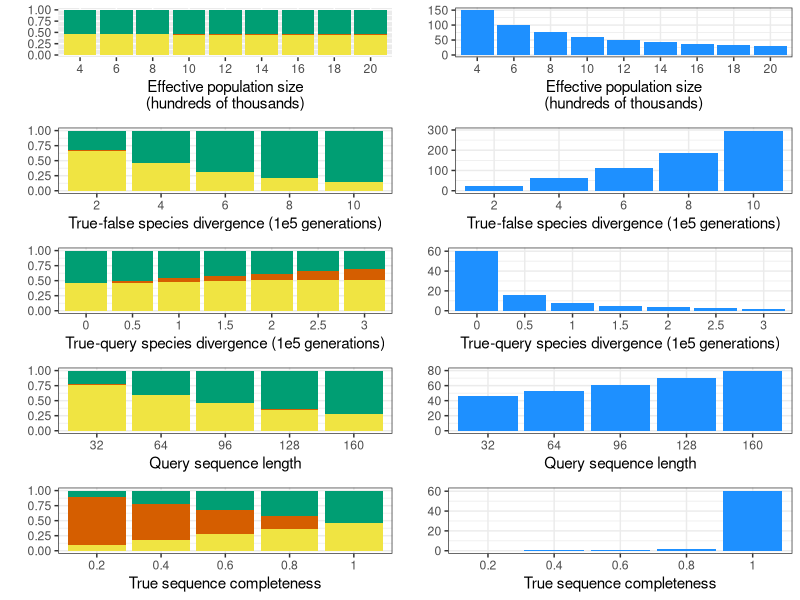

Reproduce this figure in R.
# R script associated with "A Theoretical Analysis of Taxonomic Binning Accuracy".
# Bianca De Sanctis, Feb 28 2022. bdd28@cam.ac.uk. 

# Section 1: Compute probabilities. The main function compute.prob() is defined on line 221. It takes as input N (effective population size), mu (mutation rate for the sequence per generation),  Ttf (true-false species divergence time), Tqt (true-query species divergence time), At, Af and Aq (ages of true, false and query sequences), rT and rF (completeness of true and false reference sequences), prob (the type of assignment probability: correct, incorrect or no), and protocol (either least-mismatch or exact-match), and it outputs the assignment probability.
# Section 2: Plotting the main figure for the paper. 

# 1. Defines functions to compute assignment probabilities.  ################

# Important usage notes: 
# (a) Scaling constant: The inside integral is very small, which means the calculation can be slow.
# To speed it up, I multiply by a scaling constant of 1e30 on the inside of the integral, and divide it out on the outside.
constant=1e30

# (b) For the least mismatch protocol, we want to sum to infinity, but these values will become negligible quickly.
# Here, I sum to a reasonably high value to be sufficiently accurate for all the parameters used in the paper.
# However, you may want to increase lmax if you have a high expected number of mutations per branch.
# Decreasing lmax, when reasonable, can also increase speed for the least-mismatch calculation. 
# You can easily test if lmax is sufficient for your parameter set by summing the least-mismatch probabilities for correct, incorrect and none, and seeing if they are sufficiently close to 1. 
lmax = 15

# (c) With very large N, the integration engine is prone to instability, probably due to extremely small integrands.
# This can be fixed easily by rescaling coalescent time.
# In particular, if one wanted results for a large population size (eg. N=1e6), they could input a smaller population size (eg. N=1e4), decrease times and ages, and increase the mutation rate by the same factor (eg. 100).

case1 = function(N,mu,Ttf,
                 Tqt=0,At=0,Af=0,Aq=0,
                 prob="correct",protocol="least-mismatch"){
  ### error catching
  if(! protocol %in% c("least-mismatch","exact-match")){print("error: specify an acceptable protocol")}
  if(! prob %in% c("correct","incorrect","no")){print("error: specify an acceptable prob")}
  
  case1inner = function(t1,t2){
    if(protocol == "least-mismatch"){
      # Theoretically, we want to sum this on l=k to inf, k=0 to infinity. 
      # But very quickly as we increase k, the values will be come negligible. So just go up to some number lmax which is sufficiently large.
      # l is for false species, k is for true
      lks = combn(0:lmax,2)
      if( prob == "correct" & protocol == "least-mismatch"){ # l > k
        ls = lks[2,]; ks = lks[1,]
      }
      if( prob == "no" & protocol == "least-mismatch"){ # l = k
        ls = ks = 0:lmax
      }
      if( prob == "incorrect" & protocol == "least-mismatch" ){ # l < k
        ls = lks[1,]; ks = lks[2,]
      }
      innersumfunc = function(l,k){
        mu^(l+k) * (2*t2 - t1-Af)^l * (t1-At)^k * exp(-mu*(2*t2-Af-At)) / (factorial(l)*factorial(k))
      }
      innersumfunc = Vectorize(innersumfunc)
      inner = rowSums(innersumfunc(ls,ks))
    }
    if(protocol == "exact-match"){
      if (prob=="correct"){
        inner = exp(-mu*(2*t1 - At - Aq)) *(1- exp(-mu*(2*t2-t1 - Af)))
      }
      if(prob =="incorrect"){
        inner = (1-exp(-mu*(t1 - At )))*exp(-mu*(2*t2 - Af - Aq))
      }
      if(prob=="no"){
        inner = 1 - exp(-mu*(2*t1 - At - Aq)) *(1- exp(-mu*(2*t2-t1 - Af))) - (1-exp(-mu*(t1 - At )))*exp(-mu*(2*t2 - Af - Aq))
      }
    }
    front = constant* exp(-(t1+t2)/(2*N)) # 1e30 avoids underflow errors
    return(inner*front)
  }
  
  F1 = function(t2) {
    fun <- function(t1) case1inner(t1,t2) 
    integrate(fun,Tqt,Ttf)$value
  }
  F1 = Vectorize(F1)
  answer = integrate(F1,Ttf,Inf)$value/constant # outer integral limits
  denominator = exp(-Ttf/(2*N)) * ( exp(-Tqt/(2*N)) - exp(-Ttf/(2*N))   ) * (2*N)^2 
  return(answer/denominator)
}

case2.1 = function(N,mu,Ttf,
                   Tqt=0,At=0,Af=0,Aq=0,
                   prob="correct",protocol="least-mismatch"){
  case2.1inner = function(t1,t2){
    if(protocol == "least-mismatch"){
      # l is for false species, k is for true
      lks = combn(0:lmax,2)
      if( prob == "correct" & protocol == "least-mismatch"){ # l > k
        ls = lks[2,]; ks = lks[1,]
      }
      if( prob == "no" & protocol == "least-mismatch"){ # l = k
        ls = ks = 0:lmax
      }
      if( prob == "incorrect" & protocol == "least-mismatch" ){ # l < k
        ls = lks[1,]; ks = lks[2,]
      }
      if( protocol == "least-mismatch"){
        innersumfunc = function(l,k){
          mu^(l+k) * (2*t2 - t1-Af)^l * (t1-At)^k * exp(-mu*(2*t2-Af-At)) / (factorial(l)*factorial(k))
        }
        innersumfunc = Vectorize(innersumfunc)
        inner = rowSums(innersumfunc(ls,ks))
      }
    }
    if(protocol == "exact-match"){
      if (prob=="correct"){
        inner = exp(-mu*2*t1) *(1- exp(-mu*(2*t2-t1)))
      }
      if(prob =="incorrect"){
        inner = (1-exp(-mu*t1))*exp(-mu*(2*t2))
      }
      if(prob=="no"){
        inner = 1 - exp(-mu*2*t1) *(1- exp(-mu*(2*t2-t1))) - (1-exp(-mu*t1))*exp(-mu*(2*t2))
      }
    }
    front = constant * exp((-t1-t2)/(2*N)) 
    return(inner*front)
  }
  F1 = function(t1) { # <- outer integral 
    fun <- function(t2) case2.1inner(t1,t2)  # <- inner integral 
    integrate(fun,t1,Inf)$value # inner integral limits
  }
  F1 = Vectorize(F1)
  answer = integrate(F1,Ttf,Inf,rel.tol=tol)$value/constant # outer integral limits
  denominator = (2*N)^2 * (1/2) * exp(-Ttf/N)#*exp(-Ttf/(2*N)) 
  return(answer/denominator)
}

case2.2 = function(N,mu,Ttf,
                   Tqt=0,At=0,Af=0,Aq=0,
                   prob="correct",protocol="least-mismatch"){
  case2.2inner = function(t1,t2){
    if(protocol == "least-mismatch"){
      lks = combn(0:lmax,2)
      if( prob == "correct" & protocol == "least-mismatch"){ # l > k
        ls = lks[2,]; ks = lks[1,]
      }
      if( prob == "no" & protocol == "least-mismatch"){ # l = k
        ls = ks = 0:lmax
      }
      if( prob == "incorrect" & protocol == "least-mismatch" ){ # l < k
        ls = lks[1,]; ks = lks[2,]
      }
      innersumfunc = function(l,k){
        # t1 is vectorized, so doing t1-t1+1 just gets it into the right dimensions
        (t1-t1+1) * mu^(l+k) * (t2-Af)^l * (t2-At)^k * exp(-mu*(2*t2-Af-At)) / (factorial(l)*factorial(k))
      }
      innersumfunc = Vectorize(innersumfunc)
      inner = rowSums(innersumfunc(ls,ks))
    }
    if(protocol == "exact-match"){
      if (prob=="correct"){
        inner = exp(-mu*(2*t1 - At - Aq)) *(1- exp(-mu*(t2 - Af)))
      }
      if(prob =="incorrect"){
        inner = exp(-mu*(2*t1 - Af - Aq)) * (1-exp(-mu*( t2 - At )))
      }
      if(prob=="no"){
        inner = 1 - exp(-mu*(2*t1 - At - Aq)) *(1- exp(-mu*(t2 - Af))) - exp(-mu*(2*t1 - Af - Aq)) * (1-exp(-mu*( t2 - At )))
      }
    }
    front = constant*  exp(-(t1+t2)/(2*N)) 
    return(inner*front)
  }
  F1 = function(t2) { # <- outer integral 
    fun <- function(t1) case2.2inner(t1,t2)  # <- inner integral  
    integrate(fun,t2,Inf)$value # inner integral limits
  }
  F1 = Vectorize(F1)
  answer = integrate(F1,Ttf,Inf,rel.tol=tol)$value/constant # outer integral limits
  denominator = (1/2) * exp(-Ttf/N)* (2*N)^2
  return(answer/denominator)
}

case2.3 = function(N,mu,Ttf,
                   Tqt=0,At=0,Af=0,Aq=0,
                   prob="correct",protocol="least-mismatch"){
  case2.3inner = function(t1,t3){
    if(protocol == "least-mismatch"){
      lks = combn(0:lmax,2)
      if( prob == "correct" & protocol == "least-mismatch"){ # l > k
        ls = lks[2,]; ks = lks[1,]
      }
      if( prob == "no" & protocol == "least-mismatch"){ # l = k
        ls = ks = 0:lmax
      }
      if( prob == "incorrect" & protocol == "least-mismatch" ){ # l < k
        ls = lks[1,]; ks = lks[2,]
      }
      innersumfunc = function(l,k){
        # the t1-t1+1 at the beginning is because t1 is vectorized, and this just gets it into the right dimensions
        mu^(l+k) * (t3-Af)^l * (2*t1-t3-At)^k * exp(-mu*(2*t1-Af-At)) / (factorial(l)*factorial(k))
      }
      innersumfunc = Vectorize(innersumfunc)
      inner = rowSums(innersumfunc(ls,ks))
    }
    
    if(protocol == "exact-match"){
      if (prob=="correct"){
        inner = exp(-mu*(2*t1 - At - Aq)) *(1- exp(-mu*(t3 - Af)))
      }
      if(prob =="incorrect"){
        inner = exp(-mu*(2*t3 - Af - Aq)) * (1-exp(-mu*(2*t1-t3 - At)))
      }
      if(prob=="no"){
        inner = 1 - exp(-mu*(2*t1 - At - Aq)) *(1- exp(-mu*(t3 - Af))) - 
          exp(-mu*(2*t3 - Af - Aq)) * (1-exp(-mu*(2*t1-t3 - At)))
      }
    }
    
    front = constant * exp(-(t1+t3)/(2*N)) 
    return(inner*front)
  }
  F1 = function(t3) { # <- outer integral 
    fun <- function(t1) case2.3inner(t1,t3)  # <- inner integral 
    integrate(fun,t3,Inf)$value # inner integral limits
  }
  F1 = Vectorize(F1)
  answer = integrate(F1,Ttf,Inf,rel.tol=tol)$value/constant # outer integral limits
  denominator = (1/2) * exp(-Ttf/N) *(2*N)^2
  return(answer/denominator)
}

compute.prob <- function(N,mu,Ttf,
                         Tqt=0,At=0,Af=0,Aq=0,rT=1,rF=1,
                         prob="correct",protocol="least-mismatch"){
  prob.case1 = (1-exp(-min(Ttf - Aq , Ttf - At)/(2*N))) 
  if(prob.case1 > 0.9999){
    # no need to compute case 2 (it's comparatively slow)
    out = case1(N,mu,Ttf,Tqt,At,Af,Aq,prob,protocol)
  }
  else{
    # need to compute case 2
    print("running case 2") 
    prob.case2 = 1-prob.case1
    out = prob.case1 * case1(N,mu,Ttf,Tqt,At,Af,Aq,prob,protocol) + 
      (1/3) * prob.case2 * ( case2.1(N,mu,Ttf,Tqt,At,Af,Aq,prob,protocol) + 
                               case2.2(N,mu,Ttf,Tqt,At,Af,Aq,prob,protocol) +
                               case2.3(N,mu,Ttf,Tqt,At,Af,Aq,prob,protocol) )
  }
  # account for representation here
  if(prob=="correct"){final = (rT * rF * out + rT*(1-rF)) / (1 - (1-rT)*(1-rF))}
  if(prob=="incorrect"){final = (rT * rF * out + rF*(1-rT)) / (1 - (1-rT)*(1-rF))}
  if(prob=="no"){final = (rT * rF * out) / (1 - (1-rT)*(1-rF))}
  return(final)
}

# Minimum example: 
# with pop size 10k, mutation rate 1e-8 per site, read length 100, true-false divergence 4e5 generations:
# compute.prob(N = 10000,mu = 1e-8*100,Ttf = 4e5)



# 2. Creates the main paper figure. #####

library(ggplot2)
library(gridExtra)

N.list = seq(from=4000,to=20000,by=2000) # effective pop size
Ttf.list = seq(from=2e5,to=10e5,by = 2e5) # in generations
k.list = c(32,64,96,128,160) # read length
rT.list=c(0.2,0.4,0.6,0.8,1) # completeness of true reference
Tqt.list = seq(from = 0, to = 3e5, by=5e4)  # in generations
mu.base = 1e-8 # per base per generation (multiply it by k later)

# base parameter choices
N.base = N.list[4] 
Ttf.base = Ttf.list[2]
k.base = k.list[3]
rT.base = rT.list[5]
Tqt.base = Tqt.list[1]

protocol.list = c("least-mismatch","exact-match")
assignment.list = c("correct","incorrect","no")
tempN = cbind(expand.grid(assignment.list,protocol.list,N.list,stringsAsFactors=FALSE),
              Ttf=Ttf.base,k=k.base,rT=rT.base,Tqt=Tqt.base,
              stringsAsFactors=FALSE)
tempTtf = cbind(expand.grid(assignment.list,protocol.list,Ttf.list,stringsAsFactors=FALSE),
                N=N.base,k=k.base,rT=rT.base,Tqt=Tqt.base,stringsAsFactors=FALSE)[,c(1,2,4,3,5,6,7)]
tempk = cbind(expand.grid(assignment.list,protocol.list,k.list,stringsAsFactors=FALSE),
              N=N.base,Ttf=Ttf.base,rT=rT.base,Tqt=Tqt.base,stringsAsFactors=FALSE)[,c(1,2,4,5,3,6,7)]
temprT = cbind(expand.grid(assignment.list,protocol.list,rT=rT.list,stringsAsFactors=FALSE),
               N=N.base,Ttf=Ttf.base,k=k.base,Tqt=Tqt.base,stringsAsFactors=FALSE)[,c(1,2,4,5,6,3,7)]
tempTqt = cbind(expand.grid(assignment.list,protocol.list,Tqt=Tqt.list,stringsAsFactors=FALSE),
                N=N.base,Ttf=Ttf.base,k=k.base,rT=rT.base,stringsAsFactors=FALSE)[,c(1,2,4,5,6,7,3)]

colnames(tempN) = colnames(tempTtf) = colnames(tempk) = 
  colnames(temprT) = colnames(tempTqt) =  c("assignment","protocol","N","Ttf","k","rT","Tqt")
temp = rbind(tempN,tempTtf,tempk,temprT,tempTqt,stringsAsFactors=FALSE)
temp = cbind(temp,rep(-1,nrow(temp)),stringsAsFactors=FALSE)
out.table = data.frame(temp,stringsAsFactors=FALSE)
colnames(out.table) = c("assignment","protocol","N","Ttf","k","rT","Tqt","probability")

for(row in 1:nrow(out.table)){
    tryCatch({out.table[row,8] = compute.prob(N = out.table$N[row],
                                              mu = mu.base * out.table$k[row],
                                              Ttf = out.table$Ttf[row] ,
                                              prob = out.table$assignment[row],
                                              rT = out.table$rT[row],
                                              Tqt = out.table$Tqt[row],
                                              protocol = out.table$protocol[row])})
} 

out.table = out.table[out.table$protocol=="least-mismatch",]

col1="#009E73"   # green
col2="#D55E00"  # red
col3="#F0E442"  # yellow
col4="dodgerblue1"

### fig 1a. varying N. unconditional.
out.table$N = out.table$N / 1000 
out.table$Ttf = out.table$Ttf / 1e5
out.table$Tqt = out.table$Tqt / 1e5


relN = out.table[1:27,] 
relN$N = factor(relN$N,levels=unique(relN$N))
relN$protocol = ifelse(relN$protocol=="exact-match","EM","LM")
G1a = ggplot(relN, aes(x = N, y = probability, fill = assignment)) + 
  theme_set(theme_bw() + theme(legend.position="none")) + 
  geom_bar(stat = 'identity', position = 'stack') +    
  scale_fill_manual(values = c(col1, col2, 
                               col3)) +  
  labs(x="Effective population size\n(hundreds of thousands)",y="")+
  theme(legend.position="none")


### fig 1b. varying N. conditional.
cor = relN[relN$assignment == "correct",]
incor = relN[relN$assignment == "incorrect",]
cond.cor = cor$probability / (cor$probability + incor$probability)
cond.incor = 1 - cor$probability / (cor$probability + incor$probability)
cond.relN = relN
cond.relN = cond.relN[cond.relN$assignment %in% c("correct","incorrect"),]
cond.relN$probability = c(rbind(cond.cor,cond.incor))
G1b_old = ggplot(cond.relN, aes(x = protocol, y = probability, fill = assignment)) + 
  geom_bar(stat = 'identity', position = 'stack') + facet_grid(~ N) +   ggtitle(paste0(
    "Conditional probabilities, varying N, 
    kmer length = ",k.base,", Ttf = ",Ttf.base,", mu = ",mu.base)) 
ratio.cor = cor$probability / incor$probability
ratio.relN = relN
ratio.relN = ratio.relN[ratio.relN$assignment == "correct",]
ratio.relN$probability = ratio.cor
colnames(ratio.relN)[8] = "count"
G1b = ggplot(ratio.relN, aes(x = N, y = count, fill = assignment)) + 
  theme_set(theme_bw() + theme(legend.position="none")) + 
  geom_bar(stat = 'identity', position = 'stack') + 
  scale_fill_manual(values = c(col4, col2, 
                               col3)) + 
  labs(x="Effective population size\n(hundreds of thousands)",y="")+
  theme(legend.position="none")


### fig 2a. varying Ttf. unconditional.
relTtf = out.table[28:42,]# out.table[(out.table$k == 32) & (out.table$N == 10000),] 
# relTtf[,4] = sapply(relTtf[,4], function(x) paste0("Ttf=",x) )
relTtf$Ttf = factor(round(relTtf$Ttf),levels=unique(round(relTtf$Ttf)))
relTtf$protocol = ifelse(relTtf$protocol=="exact-match","U","LM")
G2a = ggplot(relTtf, aes(x = Ttf, y = probability, fill = assignment)) + 
  theme_set(theme_bw() + theme(legend.position="none")) + 
  geom_bar(stat = 'identity', position = 'stack') +    
  scale_fill_manual(values = c(col1, col2, 
                               col3)) + 
  labs(x="True-false species divergence (1e5 generations)",y="")+
  theme(legend.position="none")

### fig 2b. varying Ttf. conditional.
cor = relTtf[relTtf$assignment == "correct",]
incor = relTtf[relTtf$assignment == "incorrect",]
cond.cor = cor$probability / (cor$probability + incor$probability)
cond.incor = 1 - cor$probability / (cor$probability + incor$probability)
cond.relTtf = relTtf
cond.relTtf = cond.relTtf[cond.relTtf$assignment %in% c("correct","incorrect"),]
cond.relTtf$probability = c(rbind(cond.cor,cond.incor))
G2b_old = ggplot(cond.relTtf, aes(x = protocol, y = probability, fill = assignment)) + 
  geom_bar(stat = 'identity', position = 'stack') + facet_grid(~ Ttf) +   ggtitle(paste0(
    "Conditional probabilities, varying divergence times, 
    read length = ",k.base,", N = ",N.base,", mu = ",mu.base)) 
ratio.cor = cor$probability / incor$probability
ratio.relTtf= relTtf
ratio.relTtf = ratio.relTtf[ratio.relTtf$assignment == "correct",]
ratio.relTtf$probability = ratio.cor
colnames(ratio.relTtf)[8] = "count"
G2b = ggplot(ratio.relTtf, aes(x = Ttf, y = count, fill = assignment)) + 
  theme_set(theme_bw() + theme(legend.position="none")) + 
  geom_bar(stat = 'identity', position = 'stack') + 
  scale_fill_manual(values = c(col4, col2, 
                               col3)) +  
  labs(x="True-false species divergence (1e5 generations)",y="")+
  theme(legend.position="none")


### fig 3a. varying k. unconditional.
relk = out.table[43:57,] 
relk$k = factor(round(relk$k),levels=unique(round(relk$k)))
relk$protocol = ifelse(relk$protocol=="exact-match","U","LM")
G3a = ggplot(relk, aes(x = k, y = probability, fill = assignment)) + 
  theme_set(theme_bw() + theme(legend.position="none")) + 
  geom_bar(stat = 'identity', position = 'stack') +    
  scale_fill_manual(values = c(col1, col2, 
                               col3)) +  
  labs(x="Query sequence length",y="")+
  theme(legend.position="none")

### fig 3b. varying k. conditional.
cor = relk[relk$assignment == "correct",]
incor = relk[relk$assignment == "incorrect",]
cond.cor = cor$probability / (cor$probability + incor$probability)
cond.incor = 1 - cor$probability / (cor$probability + incor$probability)
cond.relk = relk
cond.relk = cond.relk[cond.relk$assignment %in% c("correct","incorrect"),]
cond.relk$probability = c(rbind(cond.cor,cond.incor))
G3b_old = ggplot(cond.relk, aes(x = protocol, y = probability, fill = assignment)) + 
  geom_bar(stat = 'identity', position = 'stack') + facet_grid(~ k) +   ggtitle(paste0(
    "Conditional probabilities, varying k, 
    Ttf = ",Ttf.base,"N =" ,N.base,", mu = ",mu.base))  + theme(text = element_text(size=10))
ratio.cor = cor$probability / incor$probability
ratio.relk= relk
ratio.relk = ratio.relk[ratio.relk$assignment == "correct",]
ratio.relk$probability = ratio.cor
colnames(ratio.relk)[8] = "count"
G3b = ggplot(ratio.relk, aes(x = k, y = count, fill = assignment)) + 
  theme_set(theme_bw() + theme(legend.position="none")) + 
  geom_bar(stat = 'identity', position = 'stack') + 
  scale_fill_manual(values = c(col4, col2, 
                               col3))+ 
  labs(x="Query sequence length",y="")+
  theme(legend.position="none")





### fig 4a. varying completeness. unconditional.
relrT = out.table[58:72,] 
relrT$rT = factor(relrT$rT,levels=unique(relrT$rT))
relrT$protocol = ifelse(relrT$protocol=="exact-match","U","LM")
G4a = ggplot(relrT, aes(x = rT, y = probability, fill = assignment)) + 
  theme_set(theme_bw() + theme(legend.position="none")) + 
  geom_bar(stat = 'identity', position = 'stack') +    
  scale_fill_manual(values = c(col1, col2, 
                               col3))+
  labs(x="True sequence completeness",y="")+
  theme(legend.position="none")

### fig 3b. varying completeness. conditional.
cor = relrT[relrT$assignment == "correct",]
incor = relrT[relrT$assignment == "incorrect",]
cond.cor = cor$probability / (cor$probability + incor$probability)
cond.incor = 1 - cor$probability / (cor$probability + incor$probability)
cond.relrT = relrT
cond.relrT = cond.relrT[cond.relrT$assignment %in% c("correct","incorrect"),]
cond.relrT$probability = c(rbind(cond.cor,cond.incor))
ratio.cor = cor$probability / incor$probability
ratio.relrT= relrT
ratio.relrT = ratio.relrT[ratio.relrT$assignment == "correct",]
ratio.relrT$probability = ratio.cor
colnames(ratio.relrT)[8] = "count"
G4b = ggplot(ratio.relrT, aes(x = rT, y = count, fill = assignment)) + 
  theme_set(theme_bw() + theme(legend.position="none")) + 
  geom_bar(stat = 'identity', position = 'stack') + 
  scale_fill_manual(values = c(col4, col2, 
                               col3))+ 
  labs(x="True sequence completeness",y="")+
  theme(legend.position="none")



### fig 5a. varying Tqt. unconditional.

relTqt = out.table[73:93,] 
relTqt$Tqt = factor(relTqt$Tqt,levels=unique(relTqt$Tqt))
relTqt$protocol = ifelse(relTqt$protocol=="exact-match","U","LM")
G5a = ggplot(relTqt, aes(x = Tqt, y = probability, fill = assignment)) + 
  theme_set(theme_bw() + theme(legend.position="none")) + 
  geom_bar(stat = 'identity', position = 'stack') +    
  scale_fill_manual(values = c(col1, col2, 
                               col3))+ 
  labs(x="True-query species divergence (1e5 generations)",y="")+
  theme(legend.position="none")

### fig 5b. varying Tqt. conditional.
cor = relTqt[relTqt$assignment == "correct",]
incor = relTqt[relTqt$assignment == "incorrect",]
cond.cor = cor$probability / (cor$probability + incor$probability)
cond.incor = 1 - cor$probability / (cor$probability + incor$probability)
cond.relTqt = relTqt
cond.relTqt = cond.relTqt[cond.relTqt$assignment %in% c("correct","incorrect"),]
cond.relTqt$probability = c(rbind(cond.cor,cond.incor))
ratio.cor = cor$probability / incor$probability
ratio.relTqt= relTqt
ratio.relTqt = ratio.relTqt[ratio.relTqt$assignment == "correct",]
ratio.relTqt$probability = ratio.cor
colnames(ratio.relTqt)[8] = "count"
G5b = ggplot(ratio.relTqt, aes(x = Tqt, y = count, fill = assignment)) + 
  theme_set(theme_bw() + theme(legend.position="none")) + 
  geom_bar(stat = 'identity', position = 'stack') + 
  scale_fill_manual(values = c(col4, col2, 
                               col3))+
  labs(x="True-query species divergence (1e5 generations)",y="") 


## Plot

# Plot to device
grid.arrange(G1a,G1b,G2a,G2b,G5a,G5b,G3a,G3b,G4a,G4b,
             nrow= 5,ncol=2)

